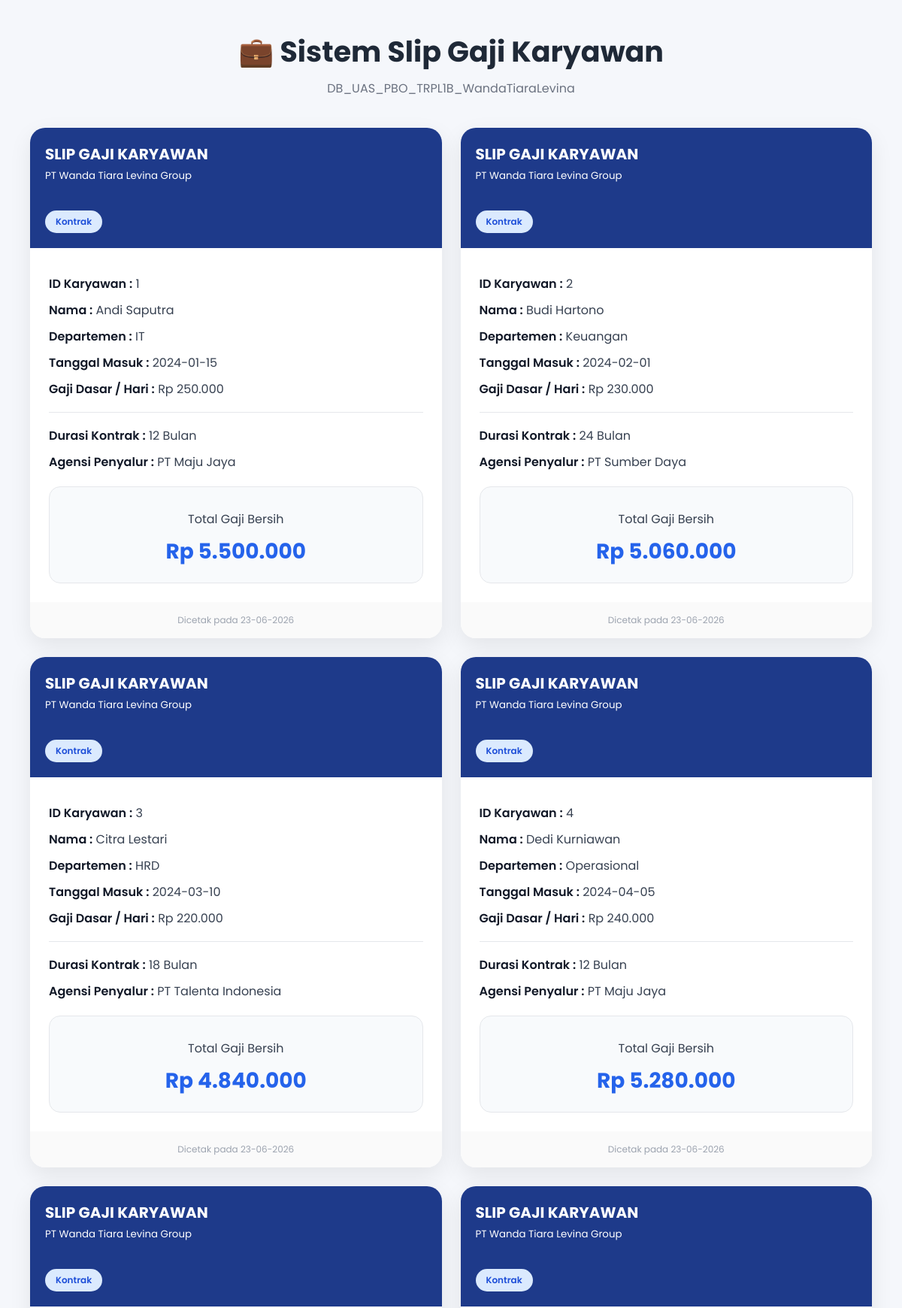
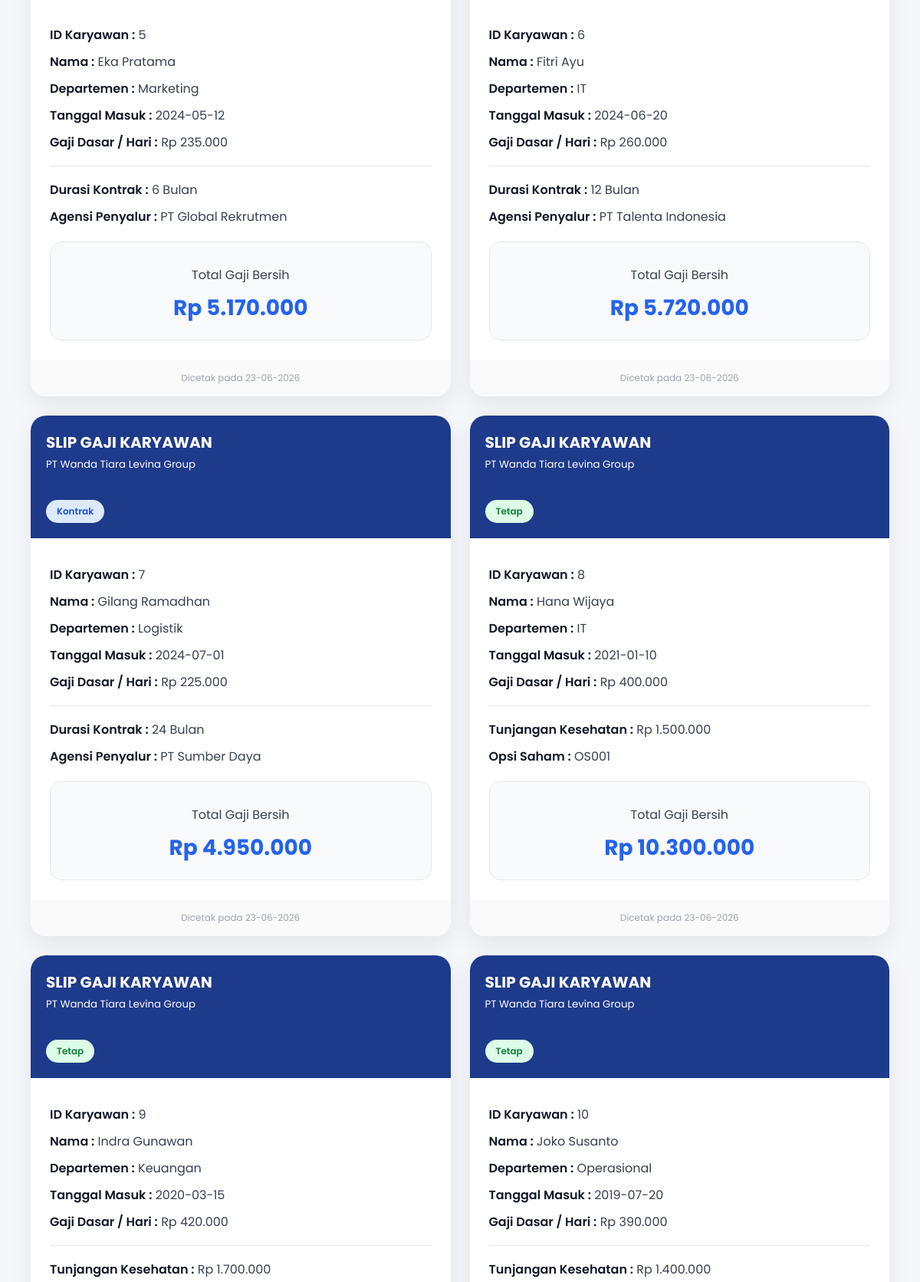
The app's page /View2/SlipGaji.php (upper part) with its own data (2 pictures, top to bottom).
### tables this page shows
CREATE TABLE `tabel_karyawan` (
  `id_karyawan` int NOT NULL,
  `nama_karyawan` varchar(100) NOT NULL,
  `departemen` varchar(50) NOT NULL,
  `hari_kerja_masuk` date NOT NULL,
  `gaji_dasar_per_hari` decimal(12,2) NOT NULL,
  `jenis_karyawan` enum('Kontrak','Tetap','Magang') NOT NULL,
  `durasi_kontrak_bulan` int DEFAULT NULL,
  `agensi_penyalur` varchar(100) DEFAULT NULL,
  `tunjangan_kesehatan` decimal(12,2) DEFAULT NULL,
  `opsi_saham_id` varchar(50) DEFAULT NULL,
  `uang_saku_bulanan` decimal(12,2) DEFAULT NULL,
  `sertifikat_kampus_merdeka` varchar(100) DEFAULT NULL
);

### View2/SlipGaji.php (the view, shortened to what this page needs)
<?php
require_once "../Database/koneksi.php";
$data = mysqli_query($koneksi, "SELECT * FROM tabel_karyawan");
?>
<!DOCTYPE html>
<html lang="id">
<head>
</head>
<body>
<div class="judul">
    <h1>💼 Sistem Slip Gaji Karyawan</h1>
    <p>DB_UAS_PBO_TRPL1B_WandaTiaraLevina</p>
</div>
<div class="container">
<?php while($row = mysqli_fetch_assoc($data)) : ?>
<?php
if($row['jenis_karyawan'] == 'Kontrak')
{
    $gajiBersih = 22 * $row['gaji_dasar_per_hari'];
    $badge = "kontrak";
}
elseif($row['jenis_karyawan'] == 'Tetap')
{
    $gajiBersih =
    (22 * $row['gaji_dasar_per_hari'])
    + $row['tunjangan_kesehatan'];
    $badge = "tetap";
}
else
{
    $gajiBersih =
    (22 * $row['gaji_dasar_per_hari'])
    * 0.80;
    $badge = "magang";
}
?>
<div class="slip">
    <div class="header">
        <h2>SLIP GAJI KARYAWAN</h2>
        <small>PT Wanda Tiara Levina Group</small>
        <br><br>
        <span class="badge <?= $badge ?>">
            <?= $row['jenis_karyawan']; ?>
        </span>
    </div>
    <div class="body">
        <p>
            <span class="label">ID Karyawan :</span>
            <?= $row['id_karyawan']; ?>
        </p>
        <p>
            <span class="label">Nama :</span>
            <?= $row['nama_karyawan']; ?>
        </p>
        <p>
            <span class="label">Departemen :</span>
            <?= $row['departemen']; ?>
        </p>
        <p>
            <span class="label">Tanggal Masuk :</span>
            <?= $row['hari_kerja_masuk']; ?>
        </p>
        <p>
            <span class="label">Gaji Dasar / Hari :</span>
            Rp <?= number_format($row['gaji_dasar_per_hari'],0,',','.'); ?>
        </p>
        <hr>
        <?php if($row['jenis_karyawan'] == 'Kontrak') : ?>
            <p>
                <span class="label">Durasi Kontrak :</span>
                <?= $row['durasi_kontrak_bulan']; ?> Bulan
            </p>
            <p>
                <span class="label">Agensi Penyalur :</span>
                <?= $row['agensi_penyalur']; ?>
            </p>
        <?php elseif($row['jenis_karyawan'] == 'Tetap') : ?>
            <p>
                <span class="label">Tunjangan Kesehatan :</span>
                Rp <?= number_format($row['tunjangan_kesehatan'],0,',','.'); ?>
            </p>
            <p>
                <span class="label">Opsi Saham :</span>
                <?= $row['opsi_saham_id']; ?>
            </p>
        <?php endif; ?>
        <div class="gaji">
            <p style="text-align:center;margin-bottom:10px;">
                Total Gaji Bersih
            </p>
            <div class="total">
                Rp <?= number_format($gajiBersih,0,',','.'); ?>
            </div>
        </div>
    </div>
    <div class="footer">
        Dicetak pada <?= date('d-m-Y'); ?>
    </div>
</div>
<?php endwhile; ?>
</div>
</body>
</html>

### View2/SlipGaji.php (style rules this page uses)
* { margin:0; padding:0; box-sizing:border-box; font-family:'Poppins',sans-serif; }
body { background:#f5f7fb; padding:40px; }
.judul { text-align:center; margin-bottom:40px; }
.judul h1 { color:#1f2937; font-size:38px; margin-bottom:8px; }
.judul p { color:#6b7280; }
.container { display:grid; grid-template-columns:repeat(auto-fill,minmax(400px,1fr)); gap:25px; }
.slip { background:white; border-radius:20px; overflow:hidden; box-shadow:0 10px 30px rgba(0,0,0,.08); transition:0.3s; }
.header { background:#1e3a8a; color:white; padding:20px; }
.header h2 { font-size:20px; }
.body { padding:25px; }
.body p { margin:10px 0; color:#374151; }
.label { font-weight:600; color:#111827; }
hr { border:none; height:1px; background:#e5e7eb; margin:18px 0; }
.gaji { margin-top:20px; background:#f8fafc; border:1px solid #e5e7eb; border-radius:15px; padding:20px; }
.total { text-align:center; font-size:28px; font-weight:700; color:#2563eb; }
.badge { display:inline-block; margin-top:10px; padding:6px 14px; border-radius:30px; font-size:12px; font-weight:600; }
.kontrak { background:#dbeafe; color:#1d4ed8; }
.tetap { background:#dcfce7; color:#15803d; }
.footer { padding:15px; text-align:center; background:#fafafa; color:#9ca3af; font-size:12px; }

### records on screen
tabel_karyawan: jenis_karyawan "Kontrak", id_karyawan "1", nama_karyawan "Andi Saputra", departemen "IT", hari_kerja_masuk "2024-01-15", gaji_dasar_per_hari "250.000", durasi_kontrak_bulan "12", agensi_penyalur "PT Maju Jaya", gaji_dasar_per_hari "5.500.000"
tabel_karyawan: jenis_karyawan "Kontrak", id_karyawan "2", nama_karyawan "Budi Hartono", departemen "Keuangan", hari_kerja_masuk "2024-02-01", gaji_dasar_per_hari "230.000", durasi_kontrak_bulan "24", agensi_penyalur "PT Sumber Daya", gaji_dasar_per_hari "5.060.000"
tabel_karyawan: jenis_karyawan "Kontrak", id_karyawan "3", nama_karyawan "Citra Lestari", departemen "HRD", hari_kerja_masuk "2024-03-10", gaji_dasar_per_hari "220.000", durasi_kontrak_bulan "18", agensi_penyalur "PT Talenta Indonesia", gaji_dasar_per_hari "4.840.000"
tabel_karyawan: jenis_karyawan "Kontrak", id_karyawan "4", nama_karyawan "Dedi Kurniawan", departemen "Operasional", hari_kerja_masuk "2024-04-05", gaji_dasar_per_hari "240.000", durasi_kontrak_bulan "12", agensi_penyalur "PT Maju Jaya", gaji_dasar_per_hari "5.280.000"
tabel_karyawan: jenis_karyawan "Kontrak", id_karyawan "5", nama_karyawan "Eka Pratama", departemen "Marketing", hari_kerja_masuk "2024-05-12", gaji_dasar_per_hari "235.000", durasi_kontrak_bulan "6", agensi_penyalur "PT Global Rekrutmen", gaji_dasar_per_hari "5.170.000"
tabel_karyawan: jenis_karyawan "Kontrak", id_karyawan "6", nama_karyawan "Fitri Ayu", departemen "IT", hari_kerja_masuk "2024-06-20", gaji_dasar_per_hari "260.000", durasi_kontrak_bulan "12", agensi_penyalur "PT Talenta Indonesia", gaji_dasar_per_hari "5.720.000"
tabel_karyawan: jenis_karyawan "Kontrak", id_karyawan "7", nama_karyawan "Gilang Ramadhan", departemen "Logistik", hari_kerja_masuk "2024-07-01", gaji_dasar_per_hari "225.000", durasi_kontrak_bulan "24", agensi_penyalur "PT Sumber Daya", gaji_dasar_per_hari "4.950.000"
tabel_karyawan: jenis_karyawan "Tetap", id_karyawan "8", nama_karyawan "Hana Wijaya", departemen "IT", hari_kerja_masuk "2021-01-10", gaji_dasar_per_hari "400.000", tunjangan_kesehatan "1.500.000", opsi_saham "OS001", gajiBersih "10.300.000"
tabel_karyawan: jenis_karyawan "Tetap", id_karyawan "9", nama_karyawan "Indra Gunawan", departemen "Keuangan", hari_kerja_masuk "2020-03-15", gaji_dasar_per_hari "420.000", tunjangan_kesehatan "1.700.000"
tabel_karyawan: jenis_karyawan "Tetap", id_karyawan "10", nama_karyawan "Joko Susanto", departemen "Operasional", hari_kerja_masuk "2019-07-20", gaji_dasar_per_hari "390.000", tunjangan_kesehatan "1.400.000"
